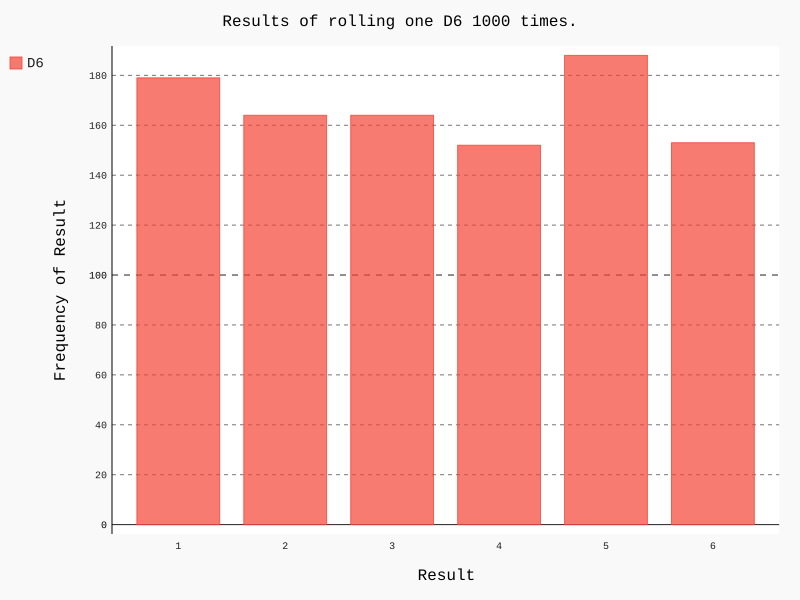

The Python source for this figure:
import pygal


# 15.4.4 掷骰子
from die import Die

# 创建一个D6
die = Die()
# 掷几次骰子，并将结果存储在一个列表中
results = []
for roll_num in range(1000):
    result = die.roll()
    results.append(result)
# print(results)
# 15.4.5 分析结果
frequencies = []
for value in range(1, die.num_sides+1):
    frequency = results.count(value)
    frequencies.append(frequency)
# print(frequencies)
# 15.4.6 绘制直方图
hist = pygal.Bar()
hist.title = "Results of rolling one D6 1000 times."
hist.x_labels = ['1', '2', '3', '4', '5', '6']
hist.x_title = 'Result'
hist.y_title = 'Frequency of Result'
hist.add('D6', frequencies)
hist.render_to_file('die_visual.svg')
